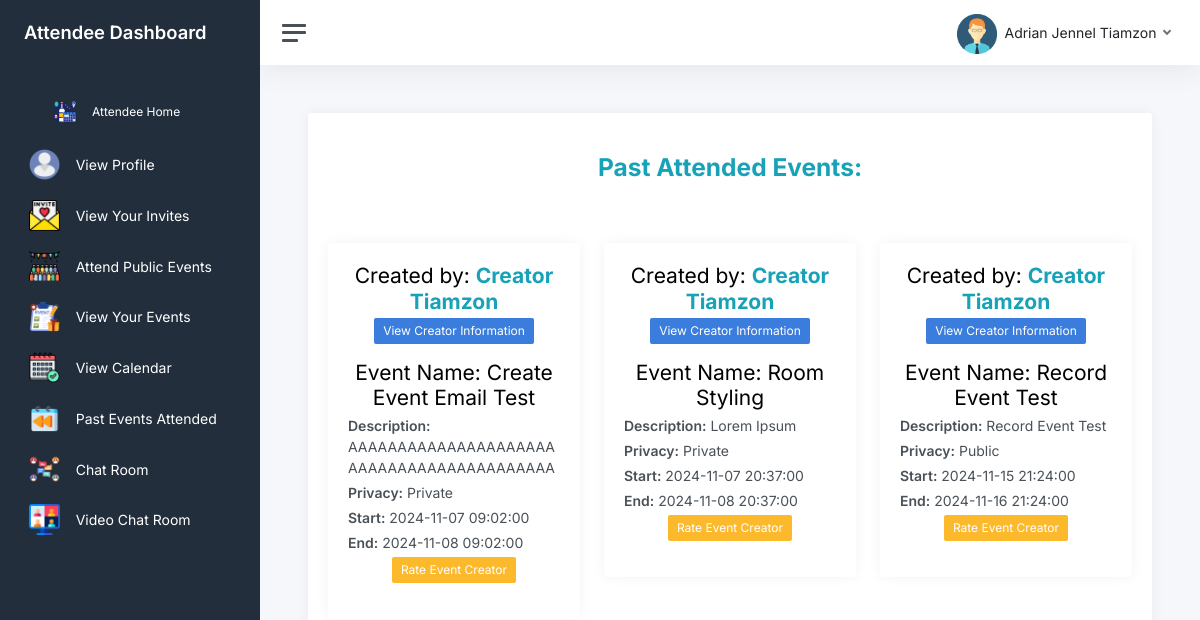
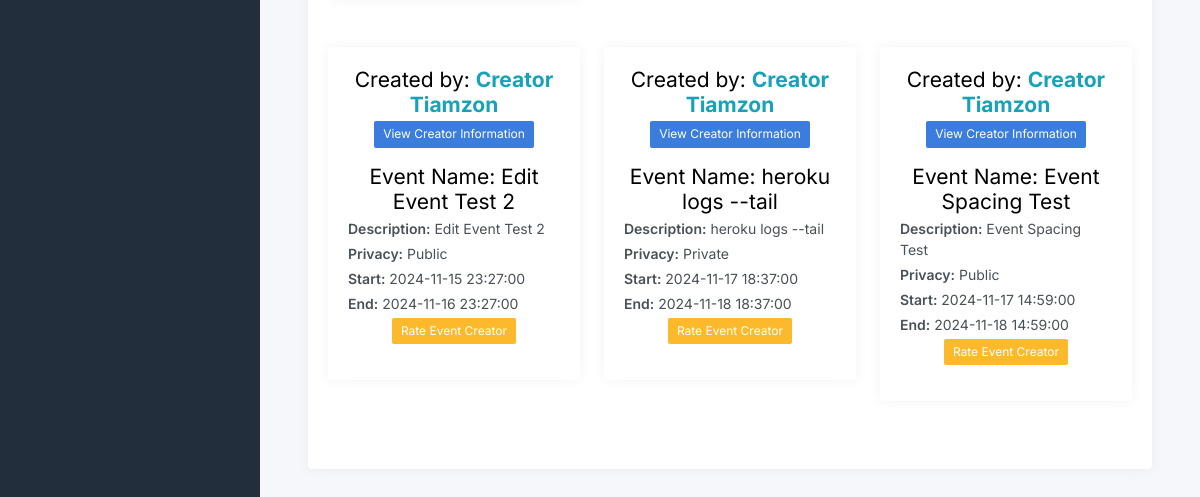
The page /attendee_history (signed in) on the database as committed earlier (2 pictures, top to bottom).
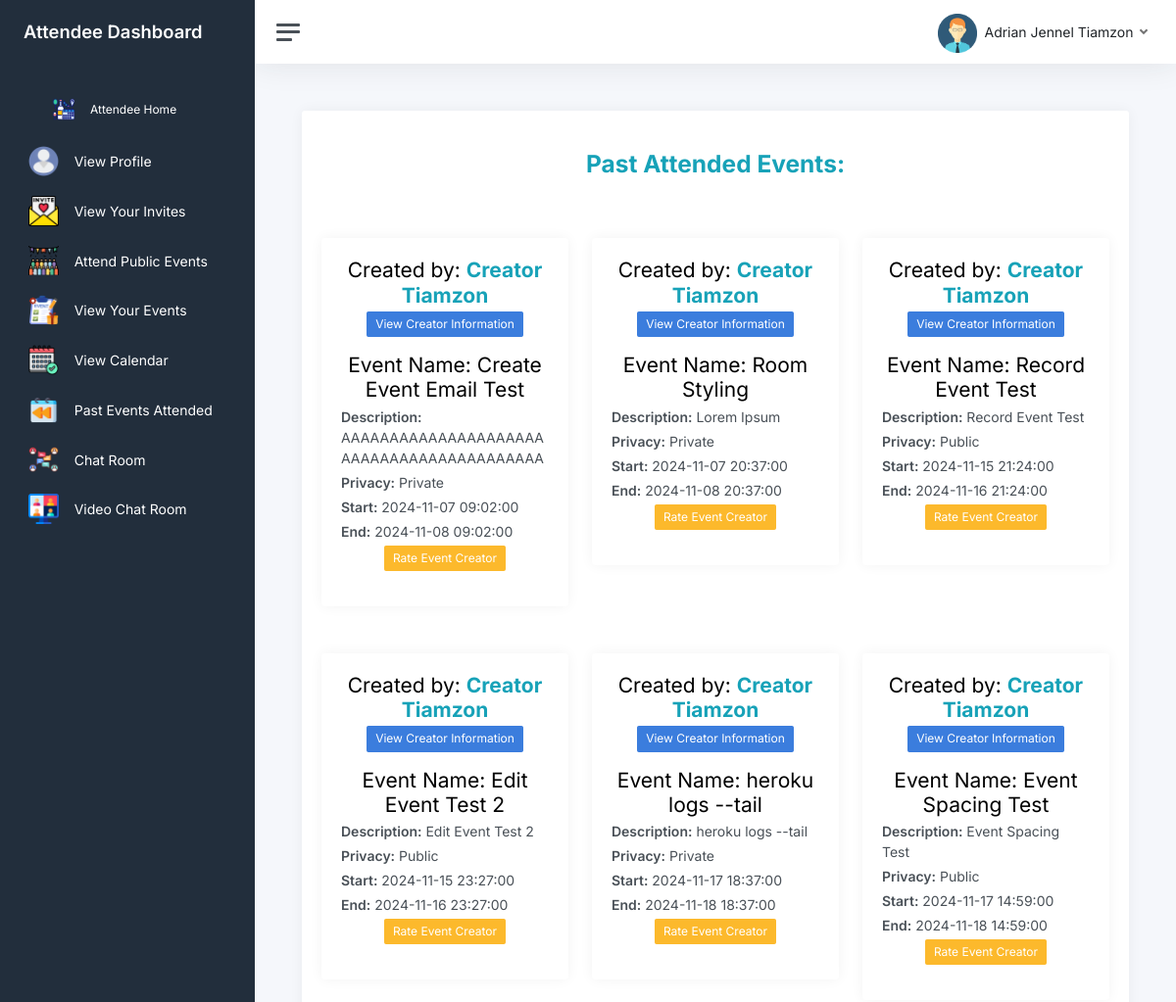
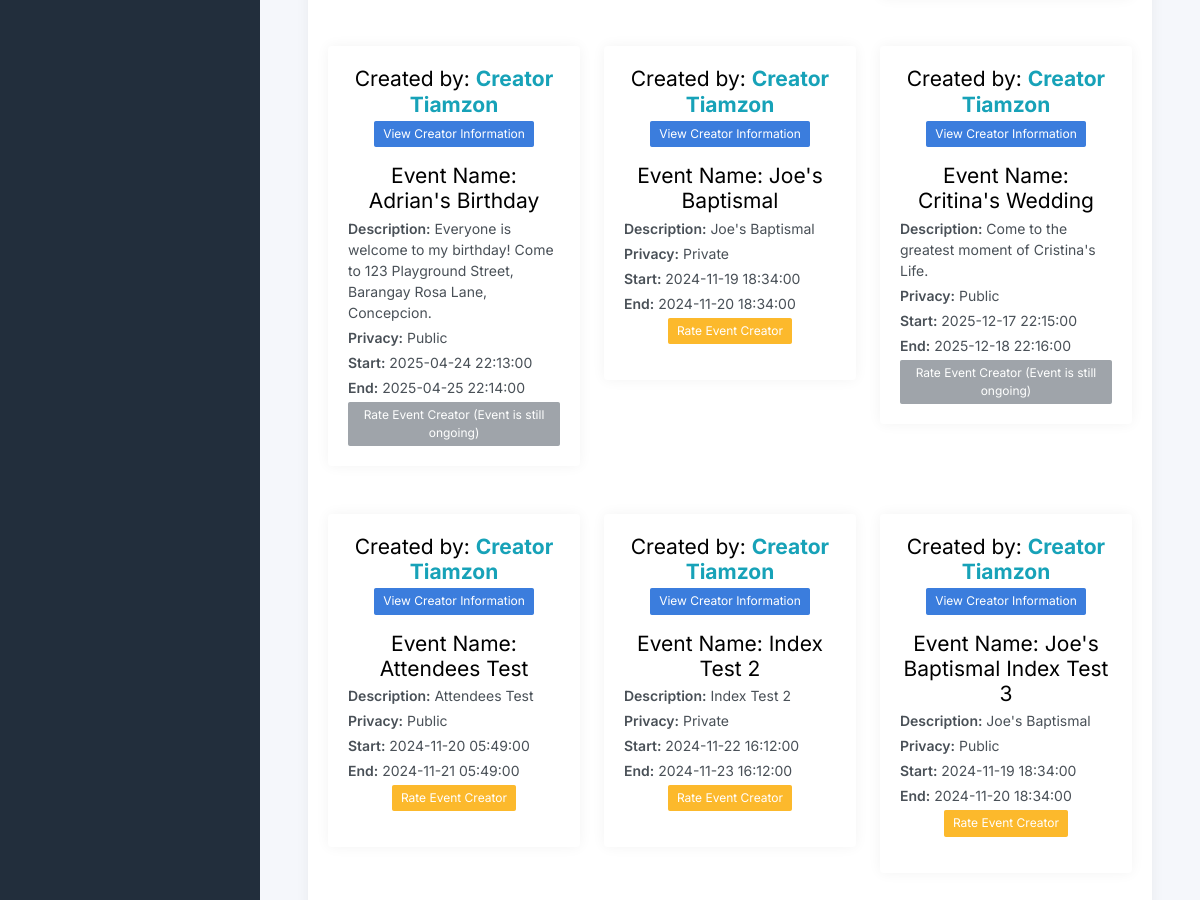
The same page on the database as committed later (2 pictures, top to bottom).
### website/models.py (models this page shows)
class Users9(db.Model, UserMixin):
    id = db.Column(db.Integer, primary_key=True)
    email = db.Column(db.String(150), unique=True)
    password = db.Column(db.String(150))
    first_name = db.Column(db.String(150))
    last_name = db.Column(db.String(150))
    fullname = db.Column(db.String(150))
    role = db.Column(db.String(50))
    past_experience = db.Column(db.String)
    last_profile_update = db.Column(db.DateTime, nullable=True)
    admin_strikes = db.Column(db.Integer)
    events = db.relationship('Events17')
    attend = db.relationship('Attendee_events9')
    client_events = db.relationship('Client_events7')
    event_records = db.relationship('Event_records12', lazy='joined')  # New relationship
    credibility1 = db.Column(db.String(300), nullable=True)
    credibility2 = db.Column(db.String(300), nullable=True)
    credibility3 = db.Column(db.String(300), nullable=True)
    credibility4 = db.Column(db.String(300), nullable=True)
    credibility5 = db.Column(db.String(300), nullable=True)

class Attendee_records5(db.Model):
    id = db.Column(db.Integer, primary_key=True)
    creator_name = db.Column(db.String)
    event_name = db.Column(db.String)
    event_desc = db.Column(db.String)
    event_privacy = db.Column(db.String)
    date_accepted = db.Column(db.DateTime(timezone=True), default=func.now())
    attendee_id = db.Column(db.Integer, db.ForeignKey('users9.id'))  # Link to the attendee
    start_date = db.Column(db.DateTime)
    end_date = db.Column(db.DateTime)

### website/views_attendee.py (the view)
@views_attendee.route('/attendee_history')
@login_required
def attendee_history():
    if current_user.role != "Attendee":
        return redirect(url_for('views.role'))
    attendee_history = Attendee_records5.query.filter_by(attendee_id=current_user.id).all()
    now = datetime.now()
    return render_template('attendee_history.html', user=current_user, attendee_history=attendee_history, now=now, name=current_user.fullname)

### website/templates/attendee_history.html (shortened to what this page needs)
{% extends "base.html" %} {% block content %}
<nav id="sidebar" class="sidebar js-sidebar">
  <div class="sidebar-content js-simplebar">
    <a class="sidebar-brand" href="/attendee">
      <span class="align-middle" style="color: white">Attendee Dashboard</span>
    </a>
    <ul class="sidebar-nav">
      <li class="sidebar-header">
        <a class="sidebar-link" href="/attendee">
          <i class="align-middle"
            ><img
              src="{{ url_for('static', filename='img/icons/icon-48x48.png') }}"
              alt=""
              style="max-width: 15%; max-height: 15%; object-fit: cover"
          /></i>
          <span class="align-middle" style="color: white">Attendee Home</span>
        </a>
      </li>
      <li class="sidebar-item">
        <a class="sidebar-link" href="/create_event_profile_attendee">
          <i class="align-middle"
            ><img
              src="{{ url_for('static', filename='img/icons/user.png') }}"
              alt=""
              style="max-width: 15%; max-height: 15%; object-fit: cover"
          /></i>
          <span class="align-middle" style="color: white">View Profile</span>
        </a>
      </li>
      <li class="sidebar-item">
        <a class="sidebar-link" href="/attendee_invites">
          <i class="align-middle"
            ><img
              src="{{ url_for('static', filename='img/icons/invite.png') }}"
              alt=""
              style="max-width: 15%; max-height: 15%; object-fit: cover"
          /></i>
          <span class="align-middle" style="color: white"
            >View Your Invites</span
          >
        </a>
      </li>
      <li class="sidebar-item">
        <a class="sidebar-link" href="/attendee_browse">
          <i class="align-middle"
            ><img
              src="{{ url_for('static', filename='img/icons/publicev.png') }}"
              alt=""
              style="max-width: 15%; max-height: 15%; object-fit: cover"
          /></i>
          <span class="align-middle" style="color: white"
            >Attend Public Events</span
          >
        </a>
      </li>
      <li class="sidebar-item">
        <a class="sidebar-link" href="/attendee_events">
          <i class="align-middle"
            ><img
              src="{{ url_for('static', filename='img/icons/event-list.png') }}"
              alt=""
              style="max-width: 15%; max-height: 15%; object-fit: cover"
          /></i>
          <span class="align-middle" style="color: white"
            >View Your Events</span
          >
        </a>
      </li>
      <li class="sidebar-item">
        <a class="sidebar-link" href="/calendar">
          <i class="align-middle"
            ><img
              src="{{ url_for('static', filename='img/icons/calendar.png') }}"
              alt=""
              style="max-width: 15%; max-height: 15%; object-fit: cover"
          /></i>
          <span class="align-middle" style="color: white">View Calendar</span>
        </a>
      </li>
      <li class="sidebar-item">
        <a class="sidebar-link" href="/attendee_history">
          <i class="align-middle"
            ><img
              src="{{ url_for('static', filename='img/icons/past.png') }}"
              alt=""
              style="max-width: 15%; max-height: 15%; object-fit: cover"
          /></i>
          <span class="align-middle" style="color: white"
            >Past Events Attended</span
          >
        </a>
      </li>
      <li class="sidebar-item">
        <a class="sidebar-link" href="/join_room_attendee">
          <i class="align-middle"
            ><img
              src="{{ url_for('static', filename='img/icons/chat.png') }}"
              alt=""
              style="max-width: 15%; max-height: 15%; object-fit: cover"
          /></i>
          <span class="align-middle" style="color: white">Chat Room</span>
        </a>
      </li>
      <li class="sidebar-item">
        <a class="sidebar-link" href="/video_chat_dashboard" target="_blank">
          <i class="align-middle"
            ><img
              src="{{ url_for('static', filename='img/icons/videoconference.png') }}"
              alt=""
              style="max-width: 15%; max-height: 15%; object-fit: cover"
          /></i>
          <span class="align-middle" style="color: white">Video Chat Room</span>
        </a>
      </li>
    </ul>
  </div>
</nav>
<div class="main">
  <nav class="navbar navbar-expand navbar-light navbar-bg">
    <a class="sidebar-toggle js-sidebar-toggle">
      <i class="hamburger align-self-center"></i>
    </a>
    <div class="navbar-collapse collapse">
      <ul class="navbar-nav navbar-align">
        <li class="nav-item dropdown">
          <a
            class="nav-link dropdown-toggle d-none d-sm-inline-block"
            href="#"
            data-bs-toggle="dropdown"
          >
            <img
              src="{{ url_for('static', filename='img/avatars/avatar.png') }}"
              class="avatar img-fluid rounded me-1"
              alt="User Avatar"
            />
            <span class="text-dark">{{ name }}</span>
          </a>
        </li>
      </ul>
    </div>
  </nav>
  <main class="content">
    <div class="container-fluid p-0">
      <div class="row">
        <div class="col-12">
          <div class="card">
            <div class="card-header">
              <h2 class="my-4" style="text-align: center">
                <span class="text-info font-weight-bold"
                  >Past Attended Events:</span
                >
              </h2>
            </div>
            <div class="card-body">
              <div class="past_attended_events">
                <div class="row">
                  {% for event in attendee_history %}
                  <div class="col-md-4 mb-4">
                    <div class="card">
                      <div class="card-body">
                        <h3 class="text-center mb-1">
                          Created by:
                          <span class="text-info font-weight-bold"
                            >{{ event.creator_name }}</span
                          >
                        </h3>
                        <form
                          action="/view_creator_info"
                          method="POST"
                          class="view-creator-info-form mb-3 text-center"
                        >
                          <button type="submit" class="btn btn-primary btn-sm">
                            View Creator Information
                          </button>
                        </form>
                        <h3 class="text-center mb-1">
                          Event Name: {{ event.event_name }}
                        </h3>
                        <p class="mb-1">
                          <strong>Description:</strong> {{ event.event_desc }}
                        </p>
                        <p class="mb-1">
                          <strong>Privacy:</strong> {{ event.event_privacy }}
                        </p>
                        <p class="mb-1">
                          <strong>Start:</strong> {{ event.start_date }}
                        </p>
                        <p class="mb-1">
                          <strong>End:</strong> {{ event.end_date }}
                        </p>
                        {% if event.end_date <= now %}
                        <form
                          method="POST"
                          action="/attendee_rate_creator"
                          class="mb-3 text-center"
                        >
                          <button type="submit" class="btn btn-warning btn-sm">
                            Rate Event Creator
                          </button>
                        </form>
                        {% else %}
                        <div class="text-center">
                          <button class="btn btn-secondary btn-sm" disabled>
                            Rate Event Creator (Event is still ongoing)
                          </button>
                        </div>
                        {% endif %}
                      </div>
                    </div>
                  </div>
                  {% endfor %}
                </div>
              </div>
            </div>
          </div>
        </div>
      </div>
    </div>
  </main>
</div>
{% endblock %}

### website/templates/base.html (shortened to what this page needs)
<!DOCTYPE html>
<html lang="en">
  <head>
    <link
      rel="stylesheet"
      href="https://stackpath.bootstrapcdn.com/bootstrap/4.4.1/css/bootstrap.min.css"
    />
    <link
      rel="stylesheet"
      href="https://stackpath.bootstrapcdn.com/font-awesome/4.7.0/css/font-awesome.min.css"
    />
    <link
      href="https://cdnjs.cloudflare.com/ajax/libs/fullcalendar/6.1.8/fullcalendar.min.css"
      rel="stylesheet"
    />
    <link
      href="{{ url_for('static', filename='css/app.css') }}"
      rel="stylesheet"
    />
  </head>
  <body>
    <div class="wrapper">{% block content %} {% endblock %}</div>
  </body>
</html>

Rows that differ between the two databases and show on the page:
added Attendee_records5: creator_name "Creator Tiamzon", event_name "Adrian's Birthday", event_desc "Everyone is welcome to my birthday! Come to 123 Playground Street, Barangay Rosa Lane, Concepcion.", event_privacy "Public", start_date "2025-04-24 22:13:00", end_date "2025-04-25 22:14:00", shows "Rate Event Creator (Event is still ongoing)"
added Attendee_records5: creator_name "Creator Tiamzon", event_name "Joe's Baptismal", event_desc "Joe's Baptismal", event_privacy "Private", start_date "2024-11-19 18:34:00", end_date "2024-11-20 18:34:00"
added Attendee_records5: creator_name "Creator Tiamzon", event_name "Critina's Wedding", event_desc "Come to the greatest moment of Cristina's Life.", event_privacy "Public", start_date "2025-12-17 22:15:00", end_date "2025-12-18 22:16:00", shows "Rate Event Creator (Event is still ongoing)"
added Attendee_records5: creator_name "Creator Tiamzon", event_name "Attendees Test", event_desc "Attendees Test", event_privacy "Public", start_date "2024-11-20 05:49:00", end_date "2024-11-21 05:49:00"
added Attendee_records5: creator_name "Creator Tiamzon", event_name "Index Test 2", event_desc "Index Test 2", event_privacy "Private", start_date "2024-11-22 16:12:00", end_date "2024-11-23 16:12:00"
added Attendee_records5: creator_name "Creator Tiamzon", event_name "Joe's Baptismal Index Test 3", event_desc "Joe's Baptismal", event_privacy "Public", start_date "2024-11-19 18:34:00", end_date "2024-11-20 18:34:00"
